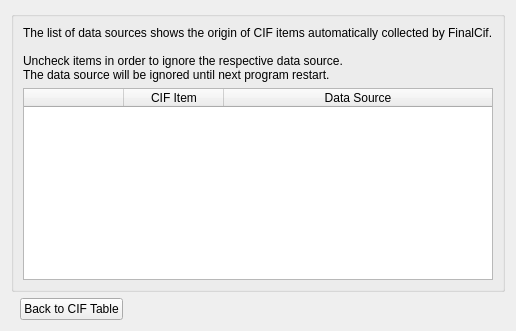
          <widget class="QWidget" name="page_Sources">
           <layout class="QGridLayout" name="gridLayout_11">
            <item row="1" column="1">
             <spacer name="horizontalSpacer_9">
              <property name="orientation">
               <enum>Qt::Orientation::Horizontal</enum>
              </property>
              <property name="sizeType">
               <enum>QSizePolicy::Policy::Fixed</enum>
              </property>
              <property name="sizeHint" stdset="0">
               <size>
                <width>3</width>
                <height>20</height>
               </size>
              </property>
             </spacer>
            </item>
            <item row="0" column="1" colspan="3">
             <widget class="QGroupBox" name="groupBox_2">
              <property name="title">
               <string/>
              </property>
              <layout class="QVBoxLayout" name="verticalLayout_4">
               <item>
                <widget class="QLabel" name="label_3">
                 <property name="text">
                  <string>The list of data sources shows the origin of CIF items automatically collected by FinalCif. 

Uncheck items in order to ignore the respective data source.
The data source will be ignored until next program restart.</string>
                 </property>
                </widget>
               </item>
               <item>
                <widget class="QTableWidget" name="SourcesTableWidget">
                 <property name="wordWrap">
                  <bool>false</bool>
                 </property>
                 <attribute name="horizontalHeaderStretchLastSection">
                  <bool>true</bool>
                 </attribute>
                 <attribute name="verticalHeaderVisible">
                  <bool>false</bool>
                 </attribute>
                 <column>
                  <property name="text">
                   <string/>
                  </property>
                 </column>
                 <column>
                  <property name="text">
                   <string>CIF Item</string>
                  </property>
                 </column>
                 <column>
                  <property name="text">
                   <string>Data Source</string>
                  </property>
                 </column>
                </widget>
               </item>
              </layout>
             </widget>
            </item>
            <item row="1" column="2" colspan="2">
             <widget class="QPushButton" name="BackSourcesPushButton">
              <property name="sizePolicy">
               <sizepolicy hsizetype="Fixed" vsizetype="Fixed">
                <horstretch>0</horstretch>
                <verstretch>0</verstretch>
               </sizepolicy>
              </property>
              <property name="text">
               <string>Back to CIF Table</string>
              </property>
             </widget>
            </item>
           </layout>
          </widget>
